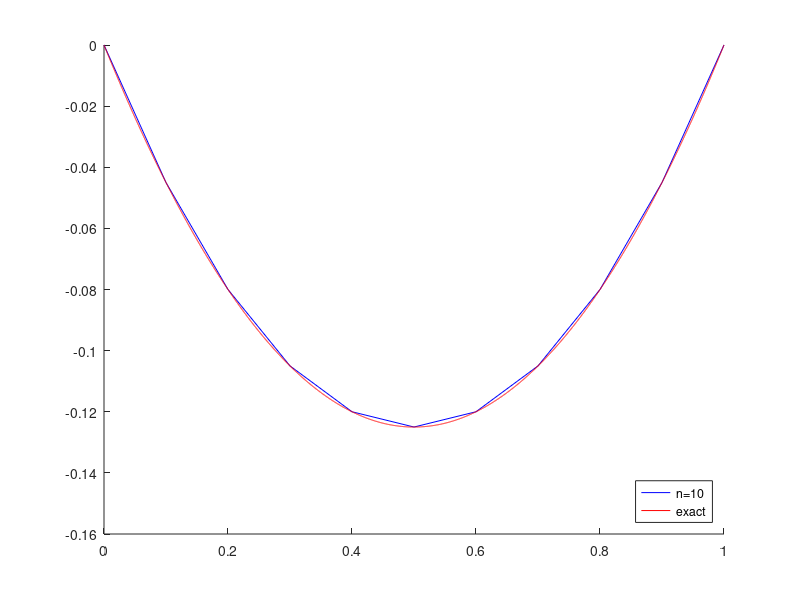

MATLAB code to generate this figure:
% Poissonova rovnice (1D interval (0,1))
% metodou konecnych prvku
%
% -u'' = -1 v (0,1)
%  u(0) = 0, u(1) = 0
%
%
% n = pocet intervalu
% n+1 ... pocet bodu
% n-1 ... pocet neznamych

n = 10
h = 1/n

exact = @(x) 0.5*(x.*x - x);

% Vypoctene objekty:
% x = delici body intervalu
% u = reseni
% A = matice diskretni ulohy
% b = vektor diskretni ulohy

A = zeros(n-1);
b = zeros(n-1,1);

%%%%% Vypocet %%%%%

  % Sestaveni matice
  
  % vypocet skalarnich soucinu bazovych funkci
  % (pouzivame po castech linearni funkce, tzv. Courantovu bazi)
  for i=1:n-1
    A(i,i)   = 2;
    if(i>1)
      A(i,i-1) = -1;
    end
    if(i<n-1)
      A(i,i+1) = -1;
    end  
  end
  A = 1/h * A;
  
  % Sestaveni prave strany

  % vypocet skalarnich soucinu s bazovymi funkcemi
  for i=1:n-1
    b(i,1) = -h;
  end
  
  % Zobraz soustavu
  output_precision(1)
  [A b]
  
  % Vyreseni algebraicke soustavy
  u = A\b;
  
  % Vykresleni reseni
  x = linspace(0,1,n+1);
  key=sprintf('n=%d',n);
  figure;
  hold on;
  plot(x,[0; u; 0],'-b', 'DisplayName', key);
  
  xt = linspace(0,1,1e4); % dolni mez, horni mez intervalu, pocet bodu
  plot(xt,exact(xt),'-r','DisplayName', 'exact');
  legend('Location','southeast');
  hold off;

